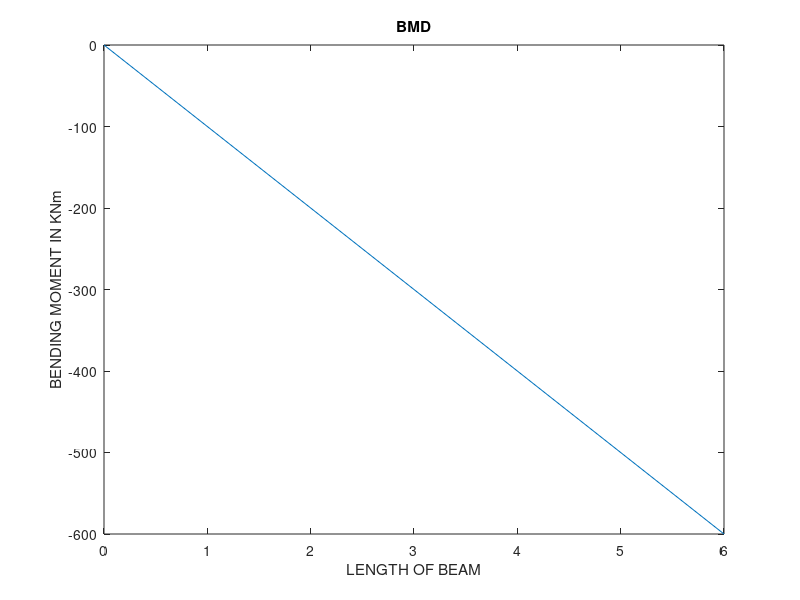

This figure's MATLAB source:
clc
clear all
%BMD AND SFD OF CANTILEVER SUBJECTED TO POINT LOAD AT FREE END
P=100 %POINT LOAD IN KN
L=6 %SPAN IN m
%REACTIONS
RA=+P %VERTICAL REACTION FORCE AT POINT A IN KN
MA=P*L %MOMENT  REACTION AT POINT A IN KNm
HA=0
%BMD AND SFD CALCULATIONS AND PLOTTING
%AE FOR BM MXX=-P*X
X1=0 % AT PT B %SECXX AT PT B X=0
MB=-P*X1 %BM AT PT B
X2=L % AT PT A %SECXX AT PT A X=L
MA=-P*X2 %BM AT PT A
[X]=[X1 X2]
[M]=[MB MA]


plot(X,M)
xlabel"LENGTH OF BEAM"
ylabel"BENDING MOMENT IN KNm"
title"BMD"

X1=0 % AT PT B SECXX AT PT B X=0
VB1=0
VB2=P % SF AT B
X2=L % AT PT A SECXX AT PT A X=L
VA1=P
VA2=0
[X9]=[X1 X1 X2 X2]
[V]=[VB1 VB2 VA1 VA2]

% plot(X9,V)
% xlabel"LENGTH OF BEAM"
% ylabel"SHEAR FORCE IN KN"
% title"SFD" 